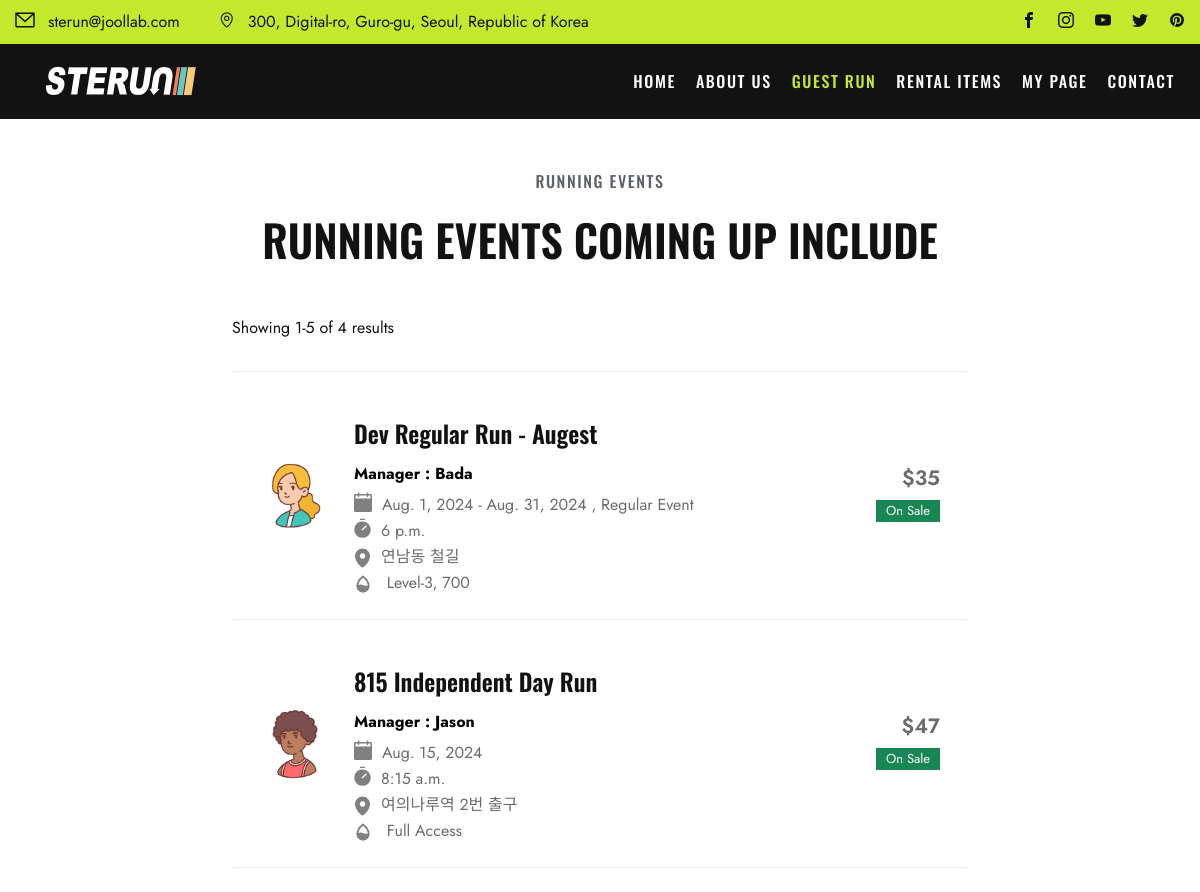
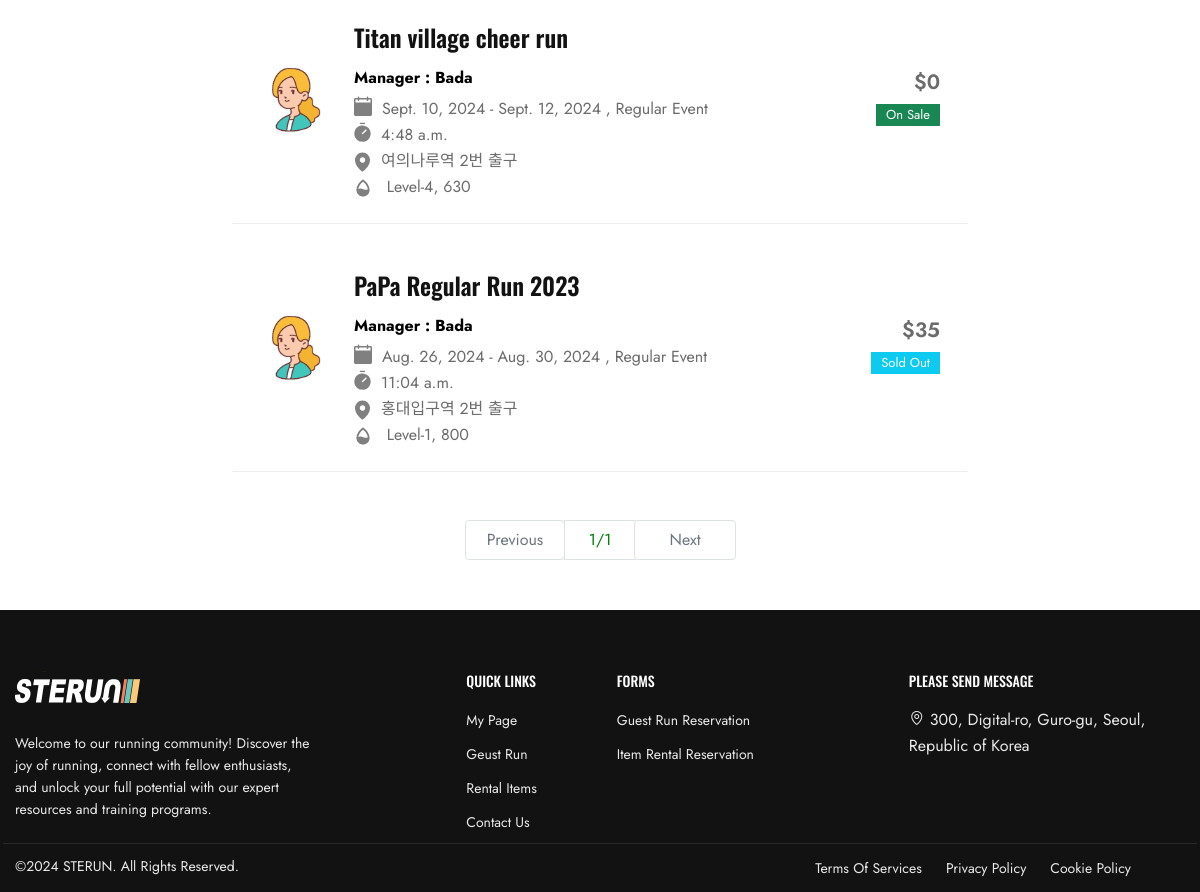
Page /events/ on the earlier database version (2 pictures, top to bottom).
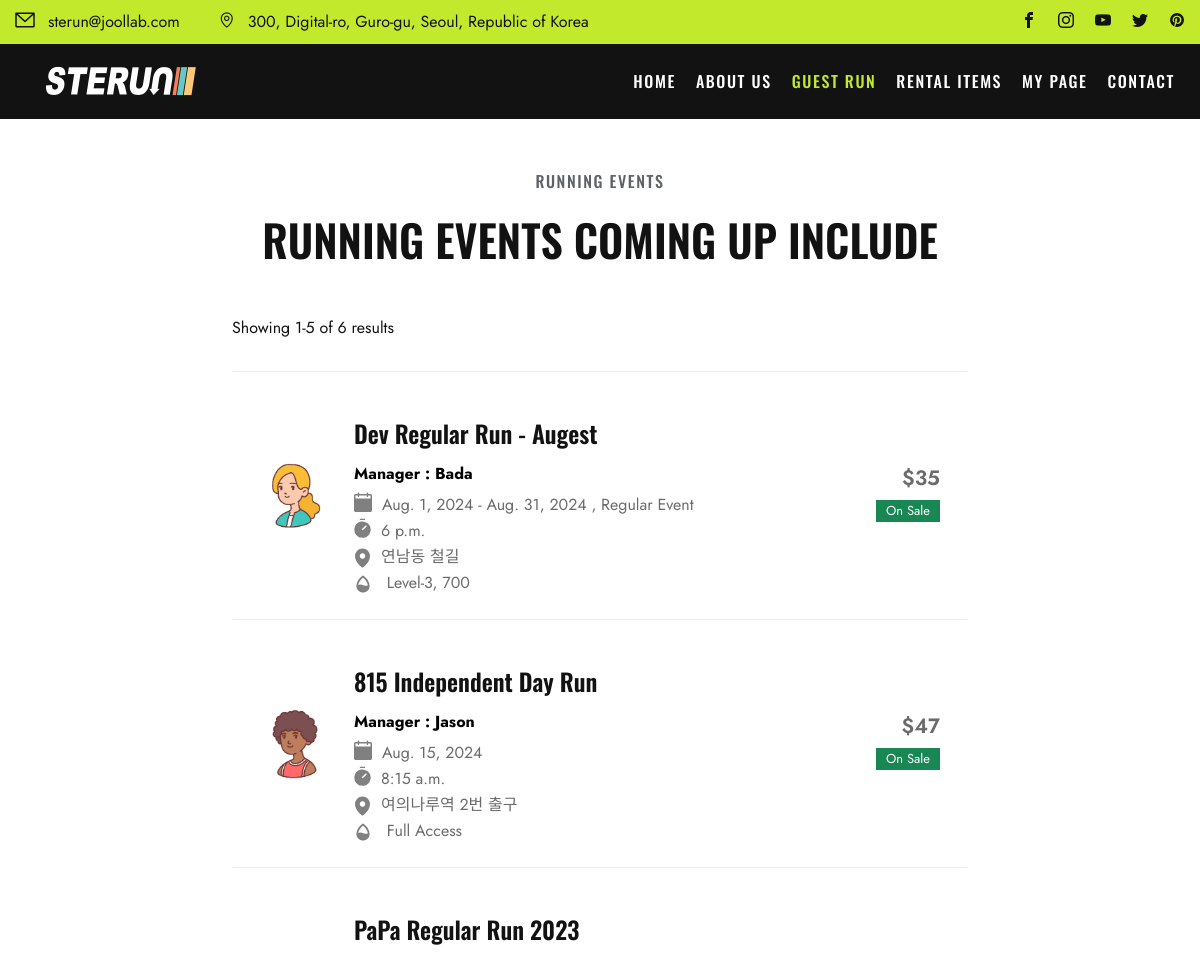
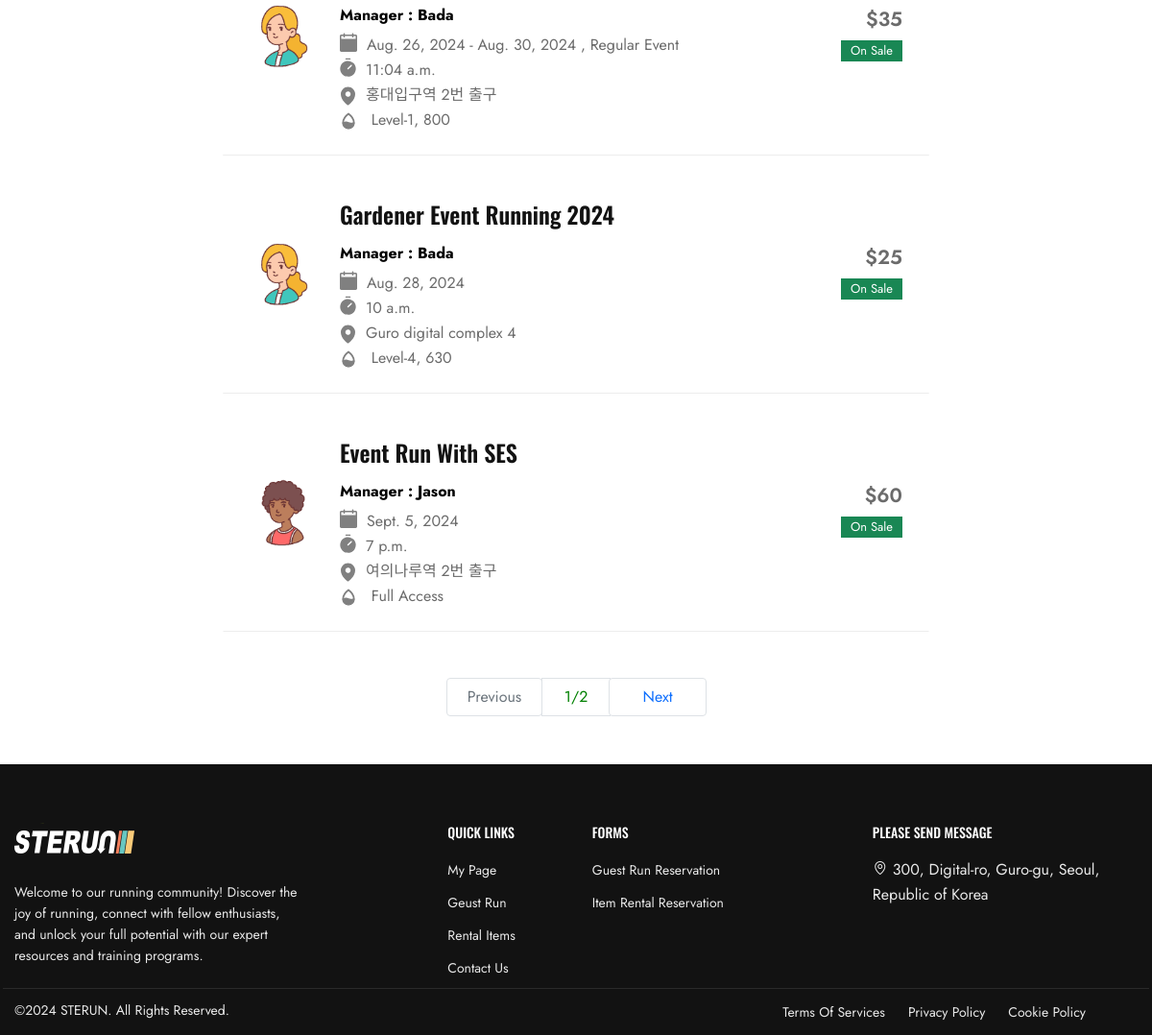
Same page on the later database version (2 pictures, top to bottom).
### events/models.py (models this page shows, shortened)
class GuestRun(models.Model):
    STATUS_CHOICE = [
        ("ST1", "Checking"),
        ("ST2", "On-Sale"),
        ("ST3", "Sold-Out"),
        ("ST4", "Closed"),
    ]
    LEVEL = [
        ("Level-1, 800","800"),
        ("Level-2, 730","730"),
        ("Level-3, 700","700"),
        ("Level-4, 630","630"),
        ("Level-5, 600","600"),
        ("Level-6, 530","530"),
        ("Full Access","Free"),
    ]
    event_id = models.AutoField(
        primary_key=True,
    )
    title = models.CharField(max_length=50)
    manager = models.ForeignKey(Manager, related_name="manager",blank=False, null=True, on_delete=models.SET_NULL)
    start_date = models.DateField(blank=True, null=True)
    start_time = models.TimeField(blank=True, null=True)
    end_date = models.DateField(blank=True, null=True)
    end_time = models.TimeField(blank=True, null=True)
    image = ResizedImageField(size=[1402,1000], upload_to="runMain", blank=True)
    route_image = ResizedImageField(size=[1402,1402], upload_to="runRoute", blank=True)
    start_point = models.CharField(max_length=50)
    status = models.CharField(
        max_length=8,
        choices=STATUS_CHOICE,
        default="ST1",
    )
    level = models.CharField(
        max_length=15,
        choices=LEVEL,
        default="Free",
    )
    amount = models.IntegerField(default=0)
    route = models.CharField(max_length=50, blank=False)
    desc = models.TextField(blank=True, default="-")
    completed = models.BooleanField(default=False)

### community/models.py (models this page shows, shortened)
class Manager(models.Model):
    m_id = models.AutoField(primary_key=True)
    account = models.ForeignKey(User, on_delete=models.CASCADE)
    name = models.CharField(max_length=20)
    email = models.CharField(max_length=50, blank=False)
    age = models.IntegerField(default=0)
    image = ResizedImageField(size=[200,200], upload_to="avatar", blank=False)

### community/views.py (the view)
# urls.py: path("events/", views.events, name="events"),
def events(request):
    events = GuestRun.objects.filter(completed=False).exclude(status="ST1").order_by("status","start_date")
    lenofevents = len(events)
    page = int(request.GET.get('p', 1)) #없으면 1로 지정
    paginator = Paginator(events, 5) #한 페이지 당 몇개 씩 보여줄 지 지정
    events = paginator.get_page(page)
    context = {"events": events,"len":lenofevents}
    return render(request,"event.html", context)

### templates/event.html (shortened to what this page needs)
{% extends "base.html" %}
{% load static %}
{% block content %}
  <div style="height:50px; width:100%;"></div>
  <div class="title-box title-medium center-title-box">
    <span class="sub-title wow fadeInUp animated">running events</span>
    <h2 class="title-section wow fadeInUp animated">Running Events Coming Up include</h2>
  </div>
  <div class="section">
    <div class="container">
      <div class="row mb-n5 justify-content-center">
        <div class="col-lg-8 col-12 mb-6 pe-lg-6">
          <div class="run-event-list-toolbar">
            <p>Showing 1-5 of
              {{len}}
              results</p>
          </div>
          <div class="run-event-list-wrap">
            {% for event in events %}
              <a href="{% url "community:event_detail" event.event_id %}" class="run-event-list row">
                <div class="company-logo col-auto">
                  <img style="width:70px;" src="/media/{{event.manager.image}}" alt="Company Logo">
                </div>
                <div class="salary-type col-auto order-sm-3">
                  <span class="salary-range">${{event.amount}}</span>
                  {% if event.status == "ST1" %}
                    <span class="badge bg-warning">Checking</span>
                  {% elif event.status == "ST2" %}
                    <span class="badge bg-success">On Sale</span>
                  {% elif event.status == "ST3" %}
                    <span class="badge bg-info">Sold Out</span>
                  {% elif event.status == "ST4" %}
                    <span class="badge bg-secondary">Closed</span>
                  {% endif %}
                </div>
                <div class="content col ">
                  <h5 class="title wow fadeInUp animated" style="margin-bottom:10px;">{{event.title}}</h5>
                  <div class="event-list-title wow fadeInUp animated">
                    Manager :
                    {{event.manager.name}}</div>
                  <ul class="meta wow fadeInUp animated">
                    <li>
                      {% if event.start_date == event.end_date %}
                        {{event.start_date}}
                      {% else %}{{event.start_date}}
                        -
                        {{event.end_date}}
                        , Regular Event
                      {% endif %}
                    </li>
                  </ul>
                  <ul class="meta wow fadeInUp animated">
                    <li>
                      {{event.start_time}}
                    </li>
                  </ul>
                  <ul class="meta wow fadeInUp animated">
                    <li>
                      {{event.start_point}}</li>
                  </ul>
                  <ul class="meta wow fadeInUp animated">
                    <li>
                      {{event.level}}
                    </li>
                  </ul>
                </div>
              </a>
            {% endfor %}
          </div>
          <ul class="pagination d-flex justify-content-center mt-5">
            {% if events.has_previous %}
              <li class="page-item" style="min-width:100px; text-align:center;">
                <a class="page-link" href="?p={{events.previous_page_number }}">Previous</a>
              </li>
            {% else %}
              <li class="page-item disabled" style="min-width:100px; text-align:center;">
                <a class="page-link" href="#">Previous</a>
              </li>
            {% endif %}
            <li class="page-item" style="min-width:70px; text-align:center;">
              <a class="page-link" style="color:green;" href="#">{{events.number}}/{{events.paginator.num_pages}}</a>
            </li>
            {% if events.has_next %}
              <li class="page-item" style="min-width:100px; text-align:center;">
                <a class="page-link" href="?p={{events.next_page_number }}">Next</a>
              </li>
            {% else %}
              <li class="page-item disabled" style="min-width:100px; text-align:center;">
                <a class="page-link" href="#">Next</a>
              </li>
            {% endif %}
          </ul>
          <div style="height:50px; width:100%;"></div>
        </div>
      </div>
    </div>
  </div>
{% endblock content%}

### templates/base.html (shortened to what this page needs)
{% load static %}
<!DOCTYPE html>
<html xmlns="http://www.w3.org/1999/xhtml" xml:lang="en-US" lang="en-US">
  <head>
    <link rel="stylesheet" type="text/css" href="{% static 'css/bootstrap.min.css' %}">
    <link rel="stylesheet" type="text/css" href="{% static 'css/bootstrap.rtl.min.css' %}">
    <link rel="stylesheet" type="text/css" href="{% static 'css/bootstrap-grid.min.css' %}">
    <link rel="stylesheet" type="text/css" href="{% static 'css/bootstrap-reboot.min.css' %}">
    <link rel="stylesheet" type="text/css" href="{% static 'css/bootstrap-utilities.rtl.min.css' %}">
    <link rel="stylesheet" type="text/css" href="{% static 'css/bootstrap-utilities.min.css' %}">
    <link rel="stylesheet" type="text/css" href="{% static 'css/bootstrap-reboot.rtl.min.css' %}">
    <link rel="stylesheet" type="text/css" href="{% static 'css/bootstrap-grid.rtl.min.css' %}">
    <link rel="stylesheet" type="text/css" href="{% static 'css/style.css' %}">
    <link rel="stylesheet" type="text/css" href="{% static 'css/responsive.css' %}">
    <link rel="stylesheet" type="text/css" href="{% static 'css/colors/color1.css' %}" id="colors">
    <link rel="stylesheet" type="text/css" href="{% static 'css/owl.carousel.css' %}">
    <link rel="stylesheet" type="text/css" href="{% static 'css/animate.css' %}">
    <link rel="stylesheet" type="text/css" href="{% static 'css/animate.min.css' %}">
    <link rel="stylesheet" type="text/css" href="{% static 'css/swiper-bundle.min.css' %}">
    <link rel="stylesheet" type="text/css" href="{% static 'css/magnific-popup.min.css' %}">
    <link href="{% static "css/form/form-style.css" %}" id="cpswitch" rel="stylesheet">
    <link href="{% static "css/table/pricing-tables.css" %}" rel="stylesheet">
    <link href="{% static "css/table/pricing-tables-responsive.css" %}" rel="stylesheet">
    <link href="{% static "css/board/slick.css" %}" rel="stylesheet">
    <link href="{% static "css/board/style.css" %}" rel="stylesheet">
  </head>
  <body class="header-sticky">
    <div class="header-top">
      <div class="themeflat-container">
        <div class="header-top-inner">
          <div class="address">
            <a href="mailto:">
              <i class="icon-Vector"></i>sterun@joollab.com</a>
            <address>
              <i class="icon-Vector-22"></i>300, Digital-ro, Guro-gu, Seoul, Republic of Korea</address>
          </div>
          <div class="social-icon">
            <a href="facebook.com">
              <i class="icon-facebook"></i>
            </a>
            <a href="instagram.com">
              <i class="icon-instagram"></i>
            </a>
            <a href="youtube.com">
              <i class="icon-youtube"></i>
            </a>
            <a href="twitter.com">
              <i class="icon-twitter"></i>
            </a>
            <a href="pinterest.com">
              <i class="icon-pinterest"></i>
            </a>
          </div>
        </div>
      </div>
    </div>
    <header id="header" class="header style1 clearfix">
      <div class="themeflat-container">
        <div class="header-inner">
          <div id="logo" class="logo">
            <a href="{% url "community:index" %}" rel="home">
              <img height="auto" width="auto" id="a2" src="{% static 'img/logo.png' %}" alt="image">
            </a>
          </div>
          <div class="nav-wrap">
            <nav id="mainnav" class="mainnav">
              <ul class="menu">
                <li>
                  <a id="nav-home" href="{% url "community:index" %}">Home</a>
                </li>
                <li>
                  {% if 'about' in request.path %}
                    <a style="color:#C4E92E;" id="nav-us" href="{% url "community:about_us" %}">About us</a>
                  {% else %}
                    <a id="nav-us" href="{% url "community:about_us" %}">About us</a>
                  {% endif %}
                </li>
                <li>
                  {% if 'event' in request.path %}
                    <a style="color:#C4E92E;" id="nav-event" href="{% url "community:events" %}">Guest Run</a>
                  {% else %}
                    <a id="nav-event" href="{% url "community:events" %}">Guest Run</a>
                  {% endif %}
                </li>
                <li>
                  {% if 'rental' in request.path %}
                    <a style="color:#C4E92E;" id="nav-rental" href="{% url "community:rental_items" %}">Rental Items</a>
                  {% else %}
                    <a id="nav-rental" href="{% url "community:rental_items" %}">Rental Items</a>
                  {% endif %}
                </li>
                <li class="nav-right-section">
                  {% if 'mypage' in request.path %}
                    <a style="color:#C4E92E;;" id="nav-mypage" href="{% url "community:search" %}">My Page</a>
                  {% else %}
                    <a id="nav-mypage" href="{% url "community:search" %}">My Page</a>
                  {% endif %}
                </li>
                <li class="nav-right-section">
                  {% if 'contact' in request.path %}
                    <a style="color:#C4E92E;" id="nav-contact" href="{% url "community:contact_us" %}">Contact</a>
                  {% else %}
                    <a id="nav-contact" href="{% url "community:contact_us" %}">Contact</a>
                  {% endif %}
                </li>
              </ul>
            </nav>
          </div>
        </div>
      </div>
    </header>
    {% block content %}{% endblock %}
    <footer class="footer background-black">
      <div class="footer-widgets">
        <div class="themeflat-container">
          <div class="row footer-top">
            <div class="col-xxl-4 col-lg-4 col-xl-4 col-md-12 logo-footer">
              <div class="widget">
                <div class="textwidget">
                  <img height="auto" width="auto" id="a1" src="{% static 'img/logo-footer.png'%}" alt="images">
                  <p>Welcome to our running community! Discover the joy of running, connect with fellow enthusiasts, and unlock your full potential with our expert resources and training programs.
                  </p>
                </div>
              </div>
            </div>
            <div class="col-xxl-4 col-lg-4 col-xl-4 col-md-6 link-footer">
              <div class="widget widget_menu-footer">
                <h5 class="widget-title">Quick Links</h5>
                <ul class="menu-footer">
                  <li>
                    <a href="{% url "community:search" %}">My Page</a>
                  </li>
                  <li>
                    <a href="{% url "community:events" %}">Geust Run</a>
                  </li>
                  <li>
                    <a href="{% url "community:rental_items" %}">Rental Items</a>
                  </li>
                  <li>
                    <a href="{% url "community:contact_us" %}">Contact Us</a>
                  </li>
                </ul>
              </div>
              <div class="widget widget_menu-footer">
                <h5 class="widget-title">Forms</h5>
                <ul class="menu-footer">
                  <li>
                    <a href="{% url "community:events" %}">Guest Run Reservation</a>
                  </li>
                  <li>
                    <a href="{% url "rental:rental_register" %}">Item Rental Reservation</a>
                  </li>
                </ul>
              </div>
            </div>
            <div class="col-xxl-4 col-lg-4 col-xl-4 col-md-6 new-letter">
              <div class="widget widget_text">
                <h5 class="widget-title">Please Send Message</h5>
                <p>
                  <i class="icon-MapPin"></i>300, Digital-ro, Guro-gu, Seoul, Republic of Korea</p>
              </div>
            </div>
          </div>
          <div class="row footer-bottom">
            <div class="col-md-6 col-sm-12">
              <div class="copyright">
                <p>©2024
                  <a href="{% url "community:index" %}">
                    STERUN.</a>
                  All Rights Reserved.
                </p>
              </div>
            </div>
            <div class="col-md-6 col-sm-12">
              <ul class="link-footer-bottom">
                <li>
                  <a href="{% url "community:terms_of_services" %}">Terms Of Services</a>
                </li>
                <li>
                  <a href="{% url "community:privacy_policy" %}">Privacy Policy</a>
                </li>
                <li>
                  <a href="{% url "community:cookie_policy" %}">Cookie Policy</a>
                </li>
              </ul>
            </div>
          </div>
        </div>
      </div>
    </footer>
  </body>
</html>

Differences in the rows shown:
removed GuestRun: manager.image (picture), amount "0", status "On Sale", title "Titan village cheer run", manager.name "Bada", start_date "Sept. 10, 2024", end_date "Sept. 12, 2024", start_time "4:48 a.m.", start_point "여의나루역 2번 출구", level "Level-4, 630"
changed GuestRun "PaPa Regular Run 2023": status "Sold Out" → "On Sale"
added GuestRun: manager.image (picture), amount "25", status "On Sale", title "Gardener Event Running 2024", manager.name "Bada", start_date "Aug. 28, 2024", start_time "10 a.m.", start_point "Guro digital complex 4", level "Level-4, 630"
added GuestRun: manager.image (picture), amount "60", status "On Sale", title "Event Run With SES", manager.name "Jason", start_date "Sept. 5, 2024", start_time "7 p.m.", start_point "여의나루역 2번 출구", level "Full Access"
Other differences:
{{ len }}: "4" → "6"
{{ events.paginator.num_pages }}: "1" → "2"
